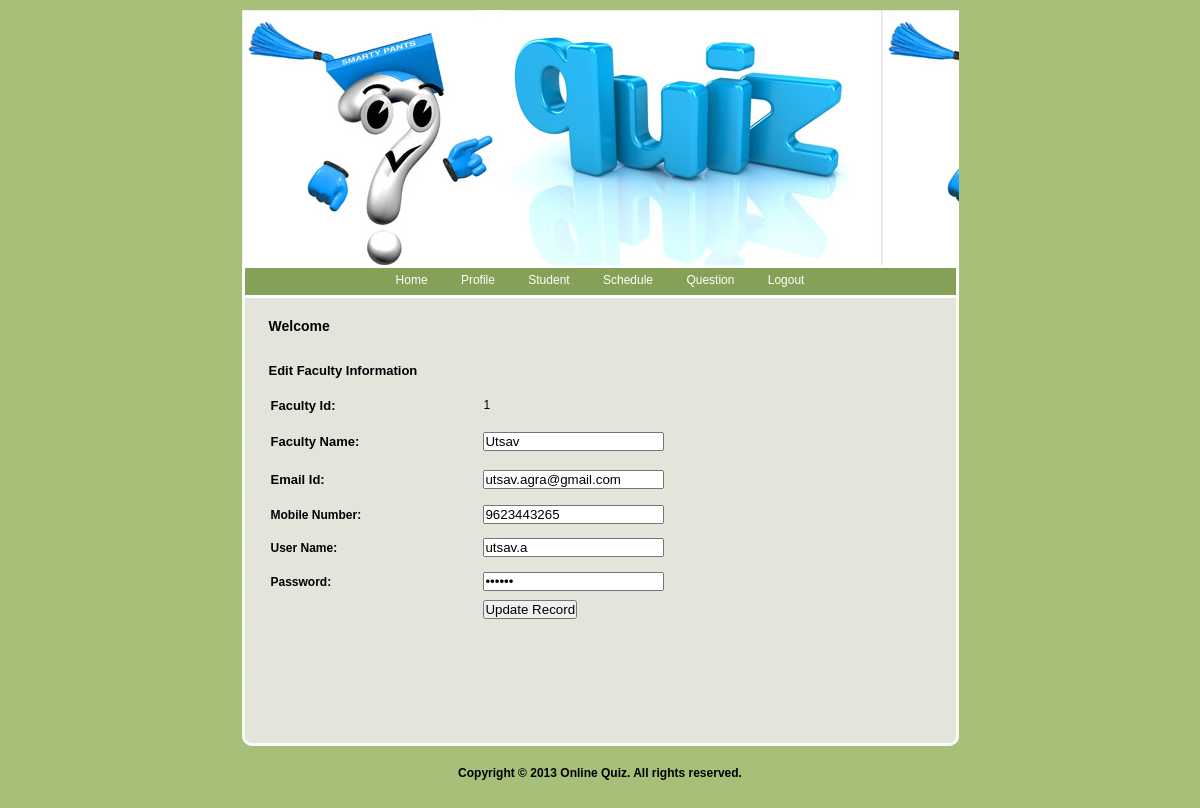
Page /Faculty/EditFaculty.php?FacultyId=1 on the committed database.
### tables this page shows
CREATE TABLE IF NOT EXISTS `faculty_master` (
  `Faculty_Id` int(11) NOT NULL AUTO_INCREMENT,
  `Faculty_Name` varchar(20) NOT NULL,
  `Faculty_Email` varchar(20) NOT NULL,
  `Faculty_Mobile` varchar(10) NOT NULL,
  `Faculty_User` varchar(20) NOT NULL,
  `Faculty_Password` varchar(20) NOT NULL,
  `Status` varchar(10) NOT NULL,
  PRIMARY KEY (`Faculty_Id`)
);

### Faculty/EditFaculty.php (the view, shortened to what this page needs)
<!DOCTYPE html PUBLIC "-//W3C//DTD XHTML 1.0 Transitional//EN" "http://www.w3.org/TR/xhtml1/DTD/xhtml1-transitional.dtd">
<html xmlns="http://www.w3.org/1999/xhtml">
<head>
<link href="style.css" rel="stylesheet" type="text/css" />
<link href="../SpryAssets/SpryValidationTextField.css" rel="stylesheet" type="text/css" />
</head>
<body>
<div id="container">
	<?php
		include "Header.php";
		?>
	<div id="content">
		<div id="left">
			<h1>Welcome <?php echo $_SESSION['Name'];?></h1>
	        <table width="100%" height="209" border="0" cellpadding="0" cellspacing="0">
              <tr>
                <td height="33" bgcolor="#E3E5DB"><span class="style10 style11">Edit Faculty Information</span></td>
              </tr>
              <tr>
                <td><?php
$Id=$_GET['FacultyId'];
$con = mysql_connect("localhost","root");
$sql = "select * from Faculty_Master where Faculty_Id=".$Id."";
$result = mysql_query($sql,$con);
while($row = mysql_fetch_array($result))
{
$Id=$row['Faculty_Id'];
$Name=$row['Faculty_Name'];
$Email=$row['Faculty_Email'];
$Mobile=$row['Faculty_Mobile'];
$UserName=$row['Faculty_User'];
$Password=$row['Faculty_Password'];
}
?>
                    <form method="post" action="UpdateFaculty.php?Id=<?php echo $Id;?>">
                      <table width="100%" border="0">
                        <tr>
                          <td height="32"><span class="style8">Faculty Id:</span></td>
                          <td><?php echo $Id;?></td>
                        </tr>
                        <tr>
                          <td height="36"><span class="style8">Faculty Name:</span></td>
                          <td><span id="sprytextfield2">
                            <label>
                            <input name="txtName" type="text" id="txtName" value="<?php echo $Name;?>" />
                            </label>
                            <span class="textfieldRequiredMsg">A value is required.</span></span></td>
                        </tr>
                        <tr>
                          <td height="36"><span class="style8">Email Id:</span></td>
                          <td><input type="text" name="txtEmail" id="txtEmail"  value="<?php echo $Email;?>" />
                              <span class="textfieldRequiredMsg">A value is required.</span></span></span></td>
                        </tr>
                        <tr>
                          <td height="31"><strong>Mobile Number:</strong></td>
                          <td><span id="sprytextfield5">
                            <label>
                            <input type="text" name="txtMobile" id="txtMobile" value="<?php echo $Mobile;?>"/>
                            </label>
                            <span class="textfieldRequiredMsg">A value is required.</span></span></td>
                        </tr>
                        <tr>
                          <td height="31"><strong>User Name:</strong></td>
                          <td><span id="sprytextfield6">
                            <label>
                            <input type="text" name="txtUserName" id="txtUserName" value="<?php echo $UserName;?>" />
                            </label>
                            <span class="textfieldRequiredMsg">A value is required.</span></span></td>
                        </tr>
                        <tr>
                          <td height="33"><strong>Password:</strong></td>
                          <td><span id="sprytextfield7">
                            <label>
                            <input type="password" name="txtPassword" id="txtPassword"  value="<?php echo $Password;?>"/>
                            </label>
                            <span class="textfieldRequiredMsg">A value is required.</span></span></td>
                        </tr>
                        <tr>
                          <td></td>
                          <td><input type="submit" name="submit" value="Update Record" /></td>
                        </tr>
                      </table>
                  </form>
?></td>
              </tr>
            </table>
          <p>&nbsp;</p>
	<h1>&nbsp;</h1>
	  </div>
		<div id="footerline"></div>
	</div>
	<div id="footer"><strong>Copyright © 2013 Online Quiz.  All rights reserved.</strong></div>
</div>
</body>
</html>

### Faculty/style.css (style rules this page uses)
body { background-color:#a6bf79; color:#000000; font-family: Verdana, Arial, Helvetica, sans-serif; font-size: 12px; margin: 10px 10px; padding: 0px; }
* { margin: 0px; padding: 0px; }
#container { margin: 0px auto; text-align: left; width: 717px; }
p { margin: 15px 0px; }
#content { background-image:url(images/content_bg.gif); width:717px; }
h1 { color:#000000; font-size:14px; margin: 20px 0px 20px 0px; }
#left { float:left; width:638px; margin-left:27px; padding: 0px 10px 30px 0px; display:inline; }
#footerline { clear:both; background-image:url(images/footer_bg.gif); font-size:1px; height:10px; }
#footer { width:717px; text-align:center; padding: 20px 0px; }

### Faculty/EditFaculty.php (style rules this page uses)
.style11 { color: #000000 }
.style8 { font-family: Verdana, Arial, Helvetica, sans-serif; font-size: small; font-weight: bold; }

### rows in the picture
faculty_master: Faculty_Id "1", txtName "Utsav", txtEmail "utsav.agra@gmail.com", txtMobile "9623443265", txtUserName "utsav.a"
